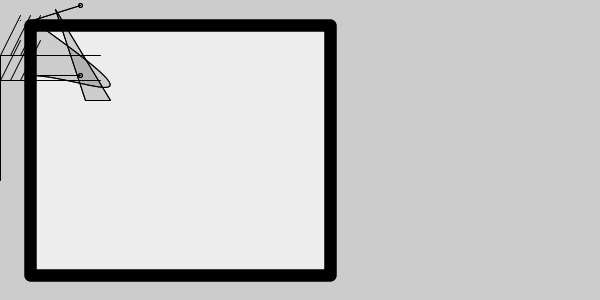
Frame 1 (no input)
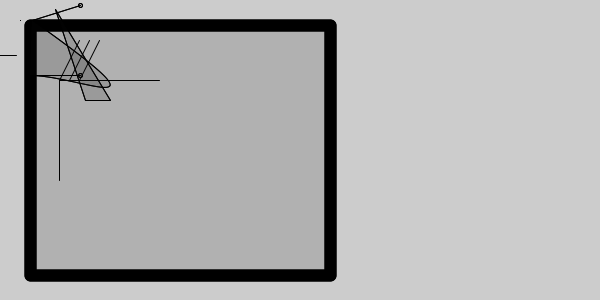
Frame 60 (the mouse pressed at the canvas centre just before this capture)
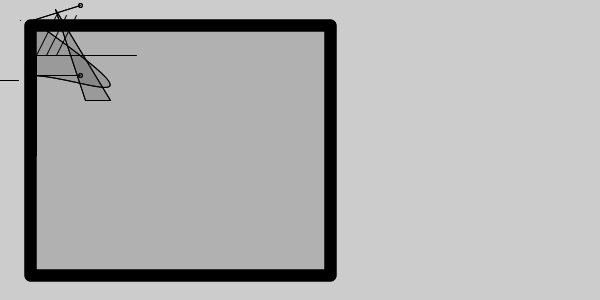
Frame 120 (the mouse held since frame 60 and released just before this capture)

The Processing sketch that drew these frames (run headless with seeded random() and noise(); from frame 60 on, the mouse is pressed at the canvas centre):

// Processing sketch: lines
// ── lines.pde
Diagonals da, db;


void setup(){
  size(600, 300);
  smooth();
  da = new Diagonals(0,80,1,2,0);
  db = new Diagonals(0,55,2,6,255);
}

void draw(){
  background(204);
  da.update();
  db.update();
}

class Diagonals {
  int x, y, speed, thick, gray;
  
  Diagonals(int xpos, int ypos, int s, int t, int g){
    x = xpos;
    println(x);
    y = ypos;
    speed = s;
    println(s);
    thick = t;
    println(t + ":" + s);
    gray = g;
    println(g);
  }


  void update(){
    strokeWeight(12);
    strokeJoin(ROUND);
    rect(30,25, 300, 250);
    
    strokeWeight(1);
    stroke(0);
    fill(25, 20);
    point (20,20);
    bezier(32, 20, 180, 125, 80, 75, 30, 75);
    line(32,20,80,5);
    ellipse(80,5,4,4);
    line(80,75,30,75);
    ellipse(80,75,4,4);
    triangle(55,9,110,100,85,100);
    line(x, y, x+100, y);
    line(x, y, x, y+100);
    line(x, y, x+20, y-40);
    line(x+10, y, x+30, y-40);
    line(x+20, y, x+40, y-40);
    x = x + speed;
    if(x > 100){
      x = -100;
    }
  }
}
